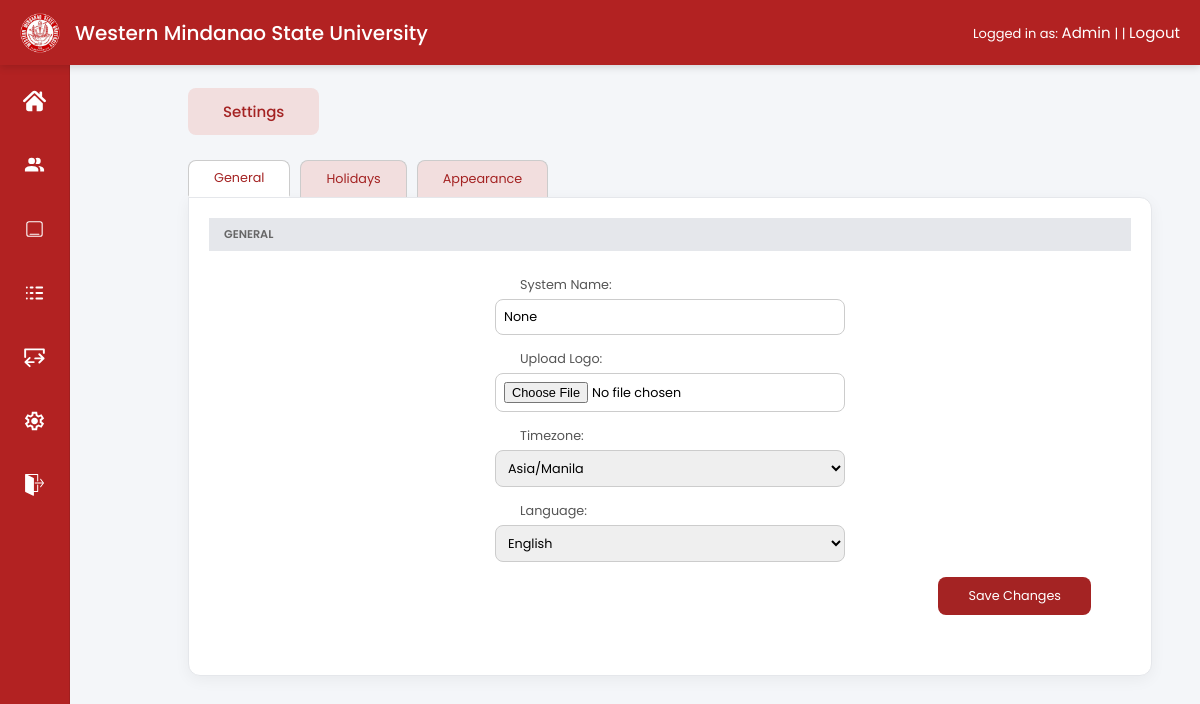
The page /admin/settings/general (signed in) on the database its author committed.
### app/models/user.py (models this page shows, shortened)
class User(UserMixin, db.Model):
    __tablename__ = "users"
    id = db.Column(db.Integer, primary_key=True)
    username = db.Column(db.String(50), unique=True, nullable=False)
    password_hash = db.Column(db.String(255), nullable=False)
    role = db.Column(db.String(20))  # admin or secretary

### app/models/settings.py (models this page shows)
class SystemSettings(db.Model):
    __tablename__ = "system_settings"
    id = db.Column(db.Integer, primary_key=True)
    system_name = db.Column(db.String(200))
    timezone = db.Column(db.String(100))
    logo = db.Column(db.String(255))  # file path

### app/routes/admin.py (the view, shortened to what this page needs)
@admin_bp.route("/settings/general", methods=["GET", "POST"])
@login_required
def settings_general():
    if current_user.role != "admin":
        return redirect(url_for("auth.login"))
    settings = SystemSettings.query.first()
    if not settings:
        settings = SystemSettings()
        db.session.add(settings)
        db.session.commit()
    holidays = Holiday.query.order_by(Holiday.date.asc()).all()
    return render_template(
        "admin/settings/general.html",
        settings=settings,
        holidays=holidays
    )

### app/__init__.py (called while the page is built)
def create_app():
    app = Flask(__name__)
    app.config.from_object(Config)
    db.init_app(app)
    login_manager.init_app(app)
    migrate.init_app(app, db)
    login_manager.login_view = "auth.login"
    @login_manager.user_loader
    def load_user(user_id):
        return User.query.get(int(user_id))
    app.register_blueprint(main)
    app.register_blueprint(auth_bp)
    app.register_blueprint(secretary_bp)
    app.register_blueprint(admin_bp)
    app.cli.add_command(seed_command)
    app.cli.add_command(seed_memos)
    print(app.url_map)
    return app

### app/templates/admin/settings/general.html (shortened to what this page needs)
{% extends "base.html" %}
{% block content %}
<div class="col-md-10 content">
<div class="main-content">
  <div class="section-badge">Settings</div>
  <div class="tabs-container">
    <button class="tab-btn active" data-tab="general">General</button>
    <button class="tab-btn" data-tab="holidays">Holidays</button>
    <button class="tab-btn" data-tab="appearance">Appearance</button>
  </div>
  <div class="settings-card">
    <div class="settings-section" id="general">
      <div class="section-header">GENERAL</div>
      <form method="POST" enctype="multipart/form-data">
        <div class="form-body">
          <div class="form-group">
            <label>System Name:</label>
            <input name="system_name"
                  value="{{ settings.system_name }}"
                  class="wide-input">
          </div>
          <div class="form-group">
            <label>Upload Logo:</label>
            <input type="file" name="logo" class="wide-input">
          </div>
          <div class="form-group">
            <label>Timezone:</label>
            <select name="timezone" class="wide-input">
              <option value="Asia/Manila"
                {% if settings.timezone == "Asia/Manila" %}selected{% endif %}>
                Asia/Manila
              </option>
            </select>
          </div>
          <div class="form-group">
            <label>Language:</label>
            <select name="language" class="wide-input">
              <option>English</option>
            </select>
          </div>
          <div class="btn-right">
            <button class="btn-save" type="submit">Save Changes</button>
          </div>
        </div>
      </form>
    </div>
  </div>
</div>
{% endblock %}

### app/templates/base.html (shortened to what this page needs)
<!DOCTYPE html>
<html lang="en">
<head>
</head>
<body>
<div class="topbar">
<div class="topbar-left">
<img src="{{ url_for('static', filename='img/logo.png') }}" class="logo">
<div class="title">Western Mindanao State University</div>
</div>
<div class="topbar-right">
  Logged in as:
  <span id="userRole">
    {% if current_user.is_authenticated %}
      {{ current_user.role|capitalize }}
    {% else %}
      Guest
    {% endif %}
  </span> | |
  {% if current_user.is_authenticated %}
    <a href="{{ url_for('auth.logout') }}" style="color:white; text-decoration:none;">
      Logout
    </a>
  {% else %}
    <a href="{{ url_for('auth.login') }}" style="color:white; text-decoration:none;">
      Login
    </a>
  {% endif %}
</div>
</div>
{% if current_user.is_authenticated %}
<div class="sidebar">
    <a href="{{ url_for('admin.dashboard') }}" title="Dashboard">
        <img src="{{ url_for('static', filename='img/dashboard.svg') }}" alt="Dashboard">
    </a>
    <a href="{{ url_for('admin.users') }}" title="Manage Users">
        <img src="{{ url_for('static', filename='img/users.svg') }}" alt="Users">
    </a>
    <a href="{{ url_for('main.home') }}" title="Memos">
        <img src="{{ url_for('static', filename='img/memos.svg') }}" alt="Memos">
    </a>
    <a href="{{ url_for('admin.logs_page') }}" title="Reports">
        <img src="{{ url_for('static', filename='img/reports.svg') }}" alt="Reports">
    </a>
    <a href="{{ url_for('admin.import_page') }}" title="Import/Export">
        <img src="{{ url_for('static', filename='img/import.svg') }}" alt="Import">
    </a>
    <a href="{{ url_for('admin.settings_general') }}" title="Settings">
        <img src="{{ url_for('static', filename='img/settings.svg') }}" alt="Settings">
    </a>
    <a href="{{ url_for('auth.logout') }}" title="Logout">
        <img src="{{ url_for('static', filename='img/logout.svg') }}" alt="Logout">
    </a>
</div>
{% endif %}
<div class="content">
  {% block content %}{% endblock %}
</div>
</body>
</html>

### app/templates/admin/settings/general.html (style rules this page uses)
.section-badge { background-color: #f2dede; color: #a42323; padding: 12px 35px; border-radius: 8px; display: inline-block; font-weight: 500; margin-bottom: 25px; }
.tabs-container { display: flex; gap: 10px; margin-bottom: 0px; position: relative; z-index: 2; }
.tab-btn { background: #f2dede; border: 1px solid #ccc; border-bottom: none; padding: 8px 25px; border-radius: 8px 8px 0 0; font-family: 'Poppins'; color: #a42323; cursor: pointer; font-size: 0.85rem; }
.tab-btn.active { background: white; border-bottom: 2px solid white; }
.settings-card { border: 1px solid #e5e7eb; border-radius: 0 12px 12px 12px; padding: 20px; box-shadow: 0 4px 15px rgba(0,0,0,0.05); background: white; }
.settings-section { margin-bottom: 40px; }
.section-header { background-color: #e5e7eb; padding: 8px 15px; font-size: 0.75rem; font-weight: 600; color: #666; margin-bottom: 25px; }
.form-body { padding: 0 40px; }
.form-group { display: flex; align-items: center; justify-content: space-between; margin-bottom: 18px; }
label { font-size: 0.85rem; color: #555; width: 300px; }
.wide-input, .file-path, .color-input { padding: 8px 8px; border: 1px solid #ccc; border-radius: 8px; width: 350px; font-family: 'Poppins'; font-size: 0.85rem; }
.btn-right { text-align: right; margin-top: 15px; }
.btn-save { background-color: #a42323; color: white; border: none; padding: 10px 30px; border-radius: 8px; cursor: pointer; font-family: 'Poppins'; font-size: 0.85rem; }

### app/templates/base.html (style rules this page uses)
* { margin:0; padding:0; box-sizing:border-box; font-family:'Poppins',sans-serif; font-size:15px; }
body { background:#f4f6f9; }
.topbar { position: fixed; top: 0; left: 0; width: 100%; height: 65px; background: #B22222; display: flex; align-items: center; justify-content: space-between; padding: 0 20px; color: white; box-shadow: 0 2px 8px rgba(0,0,0,0.15); z-index: 1000; }
.topbar-left { display:flex; align-items:center; gap:15px; }
.logo { height:40px; }
.title { font-size:20px; font-weight:500; }
.topbar-right { font-size:13px; }
.sidebar { position: fixed; top: 65px; left: 0; width: clamp(55px, 6vw, 70px); height: calc(100vh - 65px); background: #B22222; border-right: 1px solid rgba(0,0,0,0.1); display: flex; flex-direction: column; align-items: center; padding-top: 20px; gap: clamp(20px, 3.5vw, 32px); z-index: 500; }
.sidebar a { width: 32px; height: 32px; display: flex; justify-content: center; align-items: center; border-radius: 8px; transition: 0.2s; }
.sidebar img { width: 70%; height: 70%; object-fit: contain; filter: brightness(0) invert(1); transition: 0.2s; }
.content { margin-left: 0; margin-top: 20px; width: 100%; padding: clamp(12px, 2vw, 25px); }
body:has(.sidebar) .content { margin-left: clamp(55px, 6vw, 70px); width: calc(100% - clamp(55px, 6vw, 70px)); }
.form-group { flex:1; display:flex; flex-direction:column; gap:5px; margin-bottom:15px; }
input,textarea,select { border:1px solid #ccc; border-radius:4px; padding:7px; }

### rows shown on the page
User: role "Admin"
SystemSettings: system_name "None", timezone "Asia/Manila"
